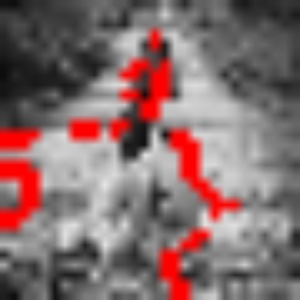
#> input picture general/images/image2cut.jpg, 300 x 300 px
$ python imagesegmentation.py images/image2cut.jpg
#> lines starting #> are read from the running program, lines starting #| are printed output that depends on the picture
### general/augmentingPath.py
from queue import Queue
import numpy as np

def bfs(rGraph, V, s, t, parent):
    q = Queue()
    visited = np.zeros(V, dtype=bool)
    q.put(s)
    visited[s] = True
    parent[s] = -1

    while not q.empty():
        u = q.get()
        for v in range(V):
            if not visited[v] and rGraph[u][v] > 0:
                q.put(v)
                parent[v] = u
                visited[v] = True
    return visited[t]

def dfs(rGraph, V, s, visited):
    stack = [s]
    while stack:
        v = stack.pop()
        if not visited[v]:
            visited[v] = True
            stack.extend([u for u in range(V) if rGraph[v][u]])

def augmentingPath(graph, s, t):
    print("Running augmenting path algorithm")
    rGraph = graph.copy()
    V = len(graph)
    parent = np.zeros(V, dtype='int32')

    while bfs(rGraph, V, s, t, parent):
        pathFlow = float("inf")
        v = t
        while v != s:
            u = parent[v]
            pathFlow = min(pathFlow, rGraph[u][v])
            v = parent[v]

        v = t
        while v != s:
            u = parent[v]
            rGraph[u][v] -= pathFlow
            rGraph[v][u] += pathFlow
            v = parent[v]

    visited = np.zeros(V, dtype=bool)
    dfs(rGraph, V, s, visited)

    cuts = []

    for i in range(V):
        for j in range(V):
            if visited[i] and not visited[j] and graph[i][j]:
                cuts.append((i, j))
    return cuts

### general/imagesegmentation.py
from __future__ import division
import cv2
import numpy as np
import os
import argparse
from math import exp, pow
from functools import partial
from augmentingPath import augmentingPath
from pushRelabel import pushRelabel
from boykovKolmogorov import boykovKolmogorov

graphCutAlgo = {"ap": augmentingPath, "pr": pushRelabel, "bk": boykovKolmogorov}

SIGMA = 30
OBJCOLOR, BKGCOLOR = (0, 0, 255), (0, 255, 0)
OBJCODE, BKGCODE = 1, 2
OBJ, BKG = "OBJ", "BKG"
CUTCOLOR = (0, 0, 255)

SOURCE, SINK = -2, -1
SF = 10


def show_image(image):
    windowname = "Segmentation"
    cv2.namedWindow(windowname, cv2.WINDOW_NORMAL)
    cv2.imshow(windowname, image)
    cv2.waitKey(0)
    cv2.destroyAllWindows()


def plantSeed(image):
    def drawLines(x, y, pixelType, radius, thickness):
        if pixelType == OBJ:
            color, code = OBJCOLOR, OBJCODE
        else:
            color, code = BKGCOLOR, BKGCODE
        cv2.circle(image, (x, y), radius, color, thickness)
        cv2.circle(seeds, (x // SF, y // SF), radius // SF, code, thickness)

    def onMouse(event, x, y, flags, param):
        pixelType, radius, thickness = param
        if event == cv2.EVENT_LBUTTONDOWN:
            drawLines(x, y, pixelType, radius, thickness)
        elif event == cv2.EVENT_MOUSEMOVE and flags & cv2.EVENT_FLAG_LBUTTON:
            drawLines(x, y, pixelType, radius, thickness)

    def paintSeeds(pixelType):
        print("Planting", pixelType, "seeds")
        radius = 10
        thickness = -1  # fill the whole circle
        windowname = "Plant " + pixelType + " seeds"
        cv2.namedWindow(windowname, cv2.WINDOW_AUTOSIZE)
        cv2.setMouseCallback(windowname, onMouse, param=(pixelType, radius, thickness))
        while True:
            cv2.imshow(windowname, image)
            if cv2.waitKey(1) & 0xFF == 27:  # Exit on ESC key
                break
        cv2.destroyAllWindows()

    seeds = np.zeros(image.shape, dtype="uint8")
    image = cv2.cvtColor(image, cv2.COLOR_GRAY2RGB)
    image = cv2.resize(image, (0, 0), fx=SF, fy=SF)

    paintSeeds(OBJ)
    paintSeeds(BKG)
    return seeds, image


def boundaryPenalty(ip, iq):
    return 100 * exp(-pow(int(ip) - int(iq), 2) / (2 * pow(SIGMA, 2)))


def buildGraph(image):
    V = image.size + 2
    graph = np.zeros((V, V), dtype="int32")
    K = makeNLinks(graph, image)
    seeds, seededImage = plantSeed(image)
    makeTLinks(graph, seeds, K)
    return graph, seededImage


def makeNLinks(graph, image):
    K = -float("inf")
    r, c = image.shape
    for i in range(r):
        for j in range(c):
            x = i * c + j
            if i + 1 < r:  # Pixel below
                y = (i + 1) * c + j
                bp = boundaryPenalty(image[i][j], image[i + 1][j])
                graph[x][y] = graph[y][x] = bp
                K = max(K, bp)
            if j + 1 < c:  # Pixel to the right
                y = i * c + j + 1
                bp = boundaryPenalty(image[i][j], image[i][j + 1])
                graph[x][y] = graph[y][x] = bp
                K = max(K, bp)
    return K


def makeTLinks(graph, seeds, K):
    r, c = seeds.shape
    for i in range(r):
        for j in range(c):
            x = i * c + j
            if seeds[i][j] == OBJCODE:
                graph[SOURCE][x] = K
            elif seeds[i][j] == BKGCODE:
                graph[x][SINK] = K


def displayCut(image, cuts):
    def colorPixel(i, j):
        image[i][j] = CUTCOLOR

    r, c = image.shape
    image = cv2.cvtColor(image, cv2.COLOR_GRAY2RGB)
    for c in cuts:
        if c[0] != SOURCE and c[0] != SINK and c[1] != SOURCE and c[1] != SINK:
            colorPixel(c[0] // r, c[0] % r)
            colorPixel(c[1] // r, c[1] % r)
    return image


def imageSegmentation(imagefile, size=(30, 30), algo="ap"):
#> called with imagefile = 'images/image2cut.jpg', size = (30, 30), algo = 'ap'
    pathname = os.path.splitext(imagefile)[0]
    image = cv2.imread(imagefile, cv2.IMREAD_GRAYSCALE)
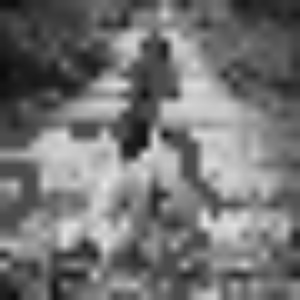
#> image: shape (300, 300); min 12, max 230, mean 115
    image = cv2.resize(image, size)
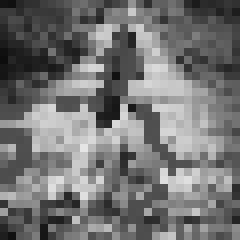
#> image: shape (30, 30) (shown 8 times larger); min 13, max 229, mean 115.2
    graph, seededImage = buildGraph(image)
#> after the loop in makeNLinks, `for i in range(r):`:
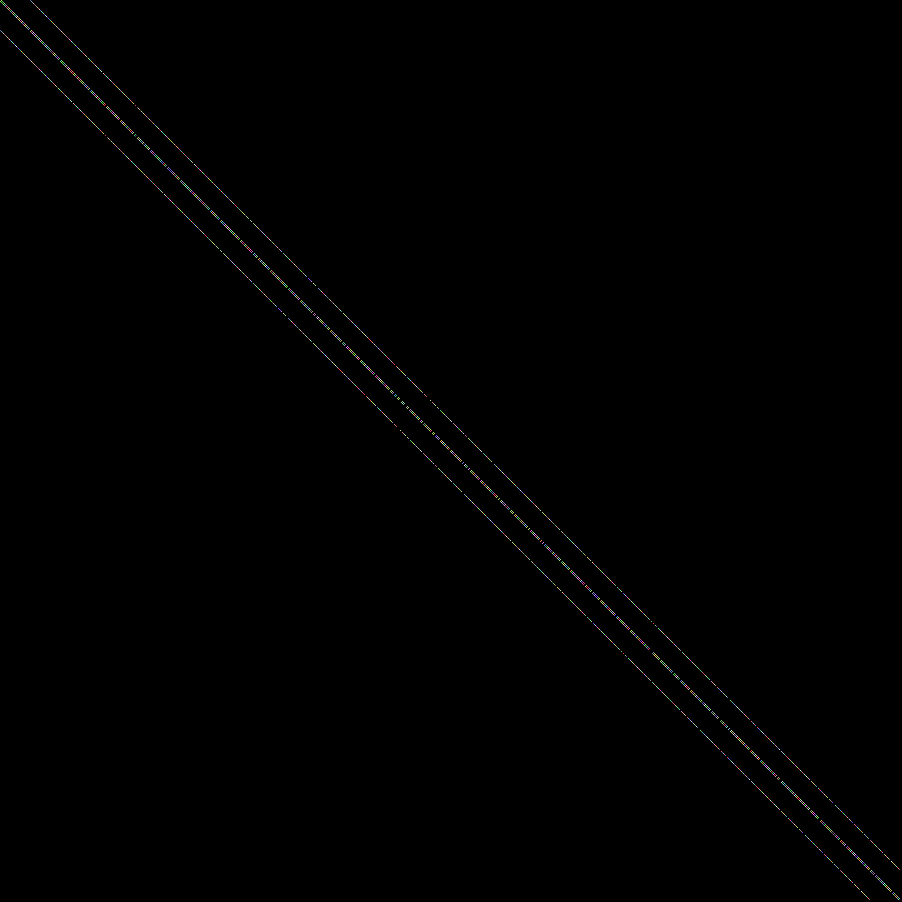
#> graph: shape (902, 902) int32; 70 distinct labels, from 0 to 100; one colour per label, 0 black
#> in buildGraph, `K = makeNLinks(graph, image)`: K = 100
#> (key Esc is pressed here)
#> (key Enter is pressed here)
#> in buildGraph, `seeds, seededImage = plantSeed(image)`: seeds: shape (30, 30); every value is 0
    cv2.imwrite(pathname + "seeded.jpg", seededImage)

    global SOURCE, SINK
    SOURCE += len(graph)
#> SOURCE = 900
    SINK += len(graph)
#> SINK = 901

    cuts = graphCutAlgo[algo](graph, SOURCE, SINK)
#> in augmentingPath, `V = len(graph)`: V = 902
#> in dfs, `stack = [s]`: stack = [900]
#> the loop in dfs, `while stack:` made 1 pass
#> after the loop in dfs, `while stack:`: stack = []
#> cuts = []
    print("cuts:")
    print(cuts)
    image = displayCut(image, cuts)
    image = cv2.resize(image, (0, 0), fx=SF, fy=SF)
    show_image(image)
    savename = pathname + "cut.jpg"
    cv2.imwrite(savename, image)
    print("Saved image as", savename)


def parseArgs():
    def algorithm(string):
        if string in graphCutAlgo:
            return string
        raise argparse.ArgumentTypeError(
            f"Algorithm should be one of: {', '.join(graphCutAlgo.keys())}"
        )

    parser = argparse.ArgumentParser()
    parser.add_argument("imagefile")
    parser.add_argument("--size", "-s", default=30, type=int, help="Defaults to 30x30")
    parser.add_argument("--algo", "-a", default="ap", type=algorithm)
    return parser.parse_args()


if __name__ == "__main__":
    args = parseArgs()
    imageSegmentation(args.imagefile, (args.size, args.size), args.algo)

$ run again, on general/images/image4cut.jpg
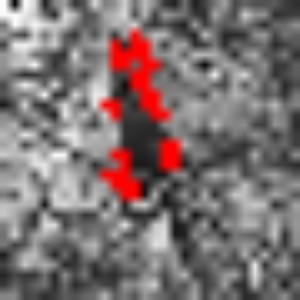
#> input picture general/images/image4cut.jpg, 300 x 300 px
#> in imageSegmentation, `image = cv2.imread(imagefile, cv2.IMREAD_GRAYSCALE)`:
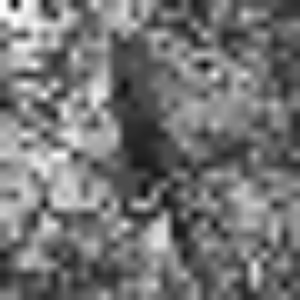
#> image: shape (300, 300); min 12, max 254, mean 116.3
#> after the loop in makeNLinks, `for i in range(r):`:
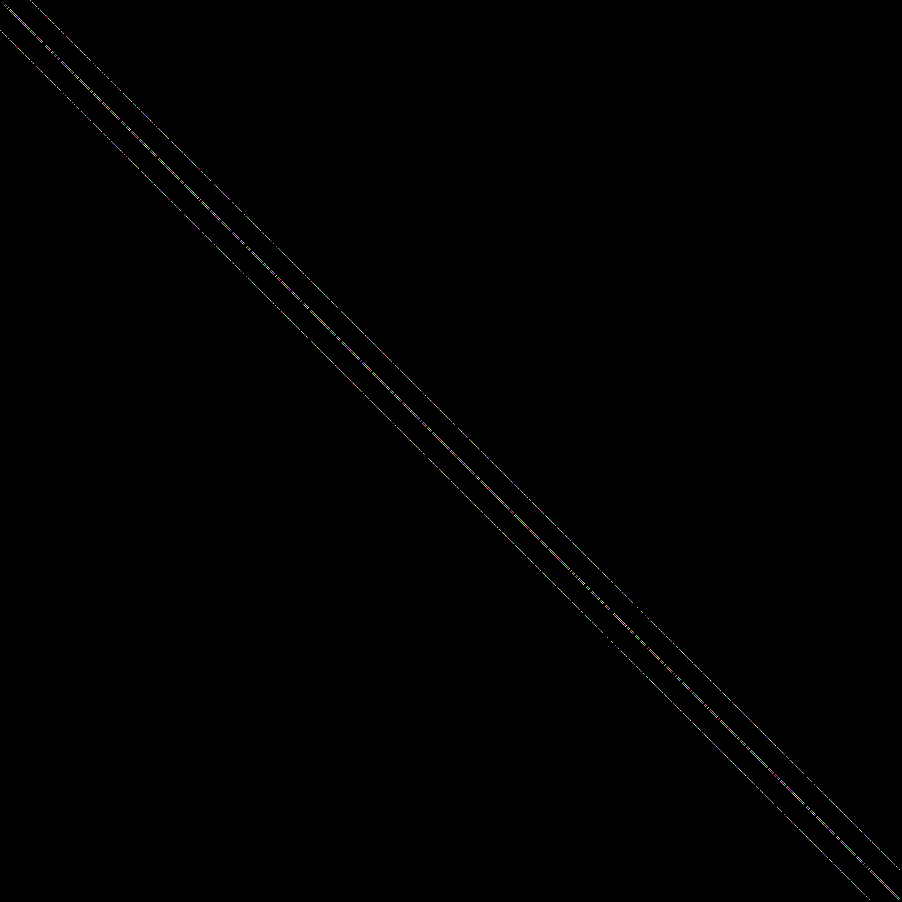
#> graph: shape (902, 902) int32; 70 distinct labels, from 0 to 100; one colour per label, 0 black
#> K = 100
#> seeds: shape (30, 30); every value is 0
#> SOURCE = 900
#> SINK = 901
#> in augmentingPath, `V = len(graph)`: V = 902
#> in dfs, `stack = [s]`: stack = [900]
#> the loop in dfs, `while stack:` made 1 pass
#> after the loop in dfs, `while stack:`: stack = []

$ run again, on general/images/image2seeded.jpg
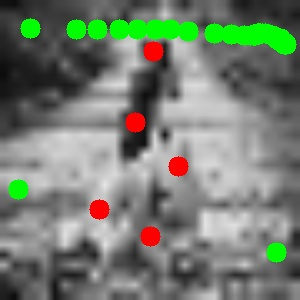
#> input picture general/images/image2seeded.jpg, 300 x 300 px
#> in imageSegmentation, `image = cv2.resize(image, size)`:
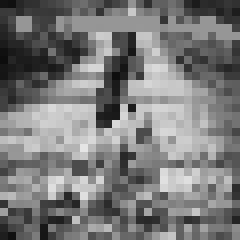
#> image: shape (30, 30) (shown 8 times larger); min 13, max 229, mean 122.2
#> K = 100
#> in plantSeed, `image = cv2.resize(image, (0, 0), fx=SF, fy=SF)`:
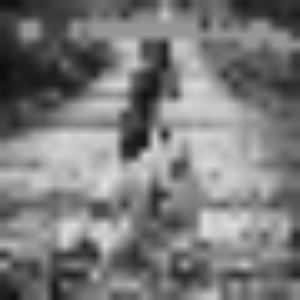
#> image: shape (300, 300, 3); min 13, max 226, mean 122
#> seeds: shape (30, 30); every value is 0
#> SOURCE = 900
#> SINK = 901
#> in augmentingPath, `V = len(graph)`: V = 902
#> in dfs, `stack = [s]`: stack = [900]
#> the loop in dfs, `while stack:` made 1 pass
#> after the loop in dfs, `while stack:`: stack = []
